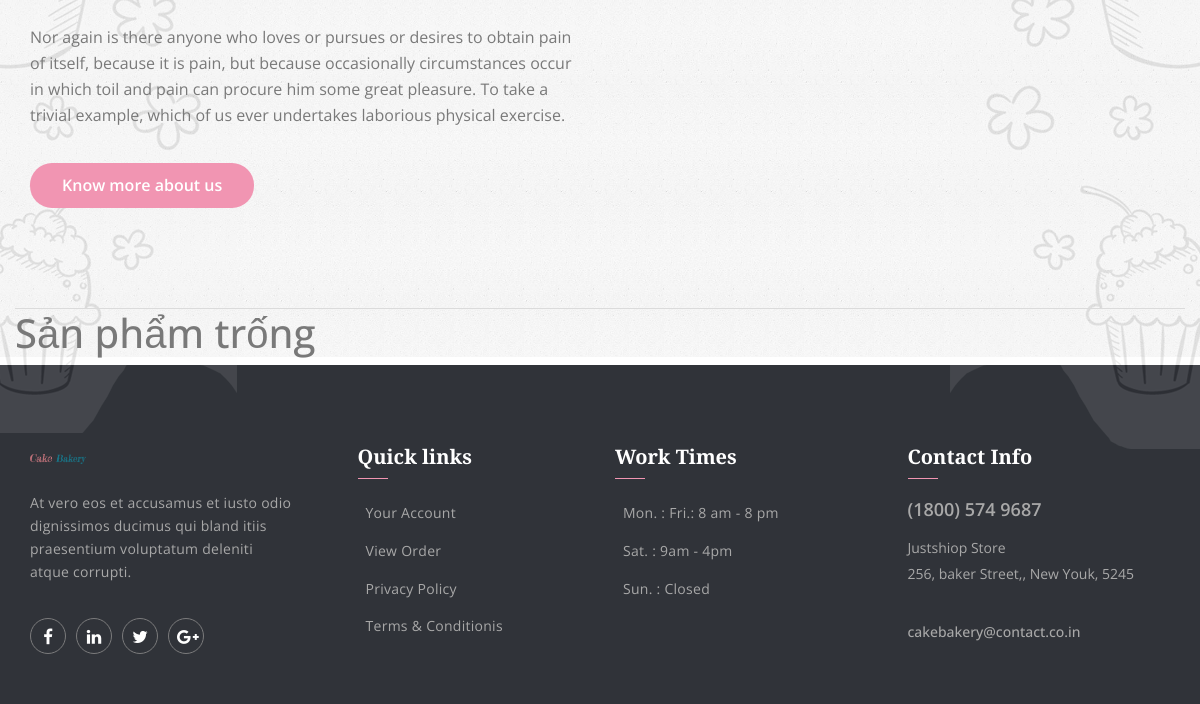
Before: / (lower part) with the older database file.
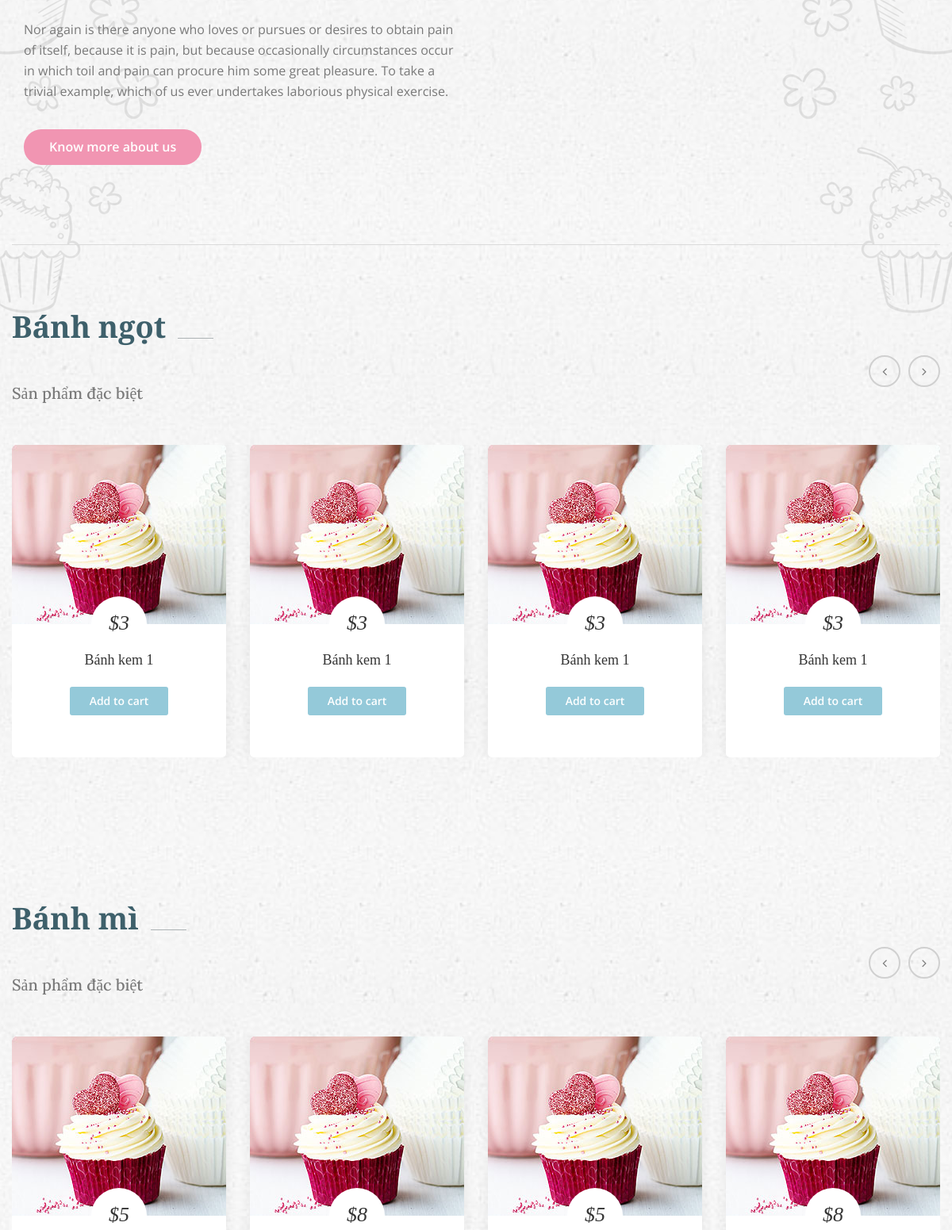
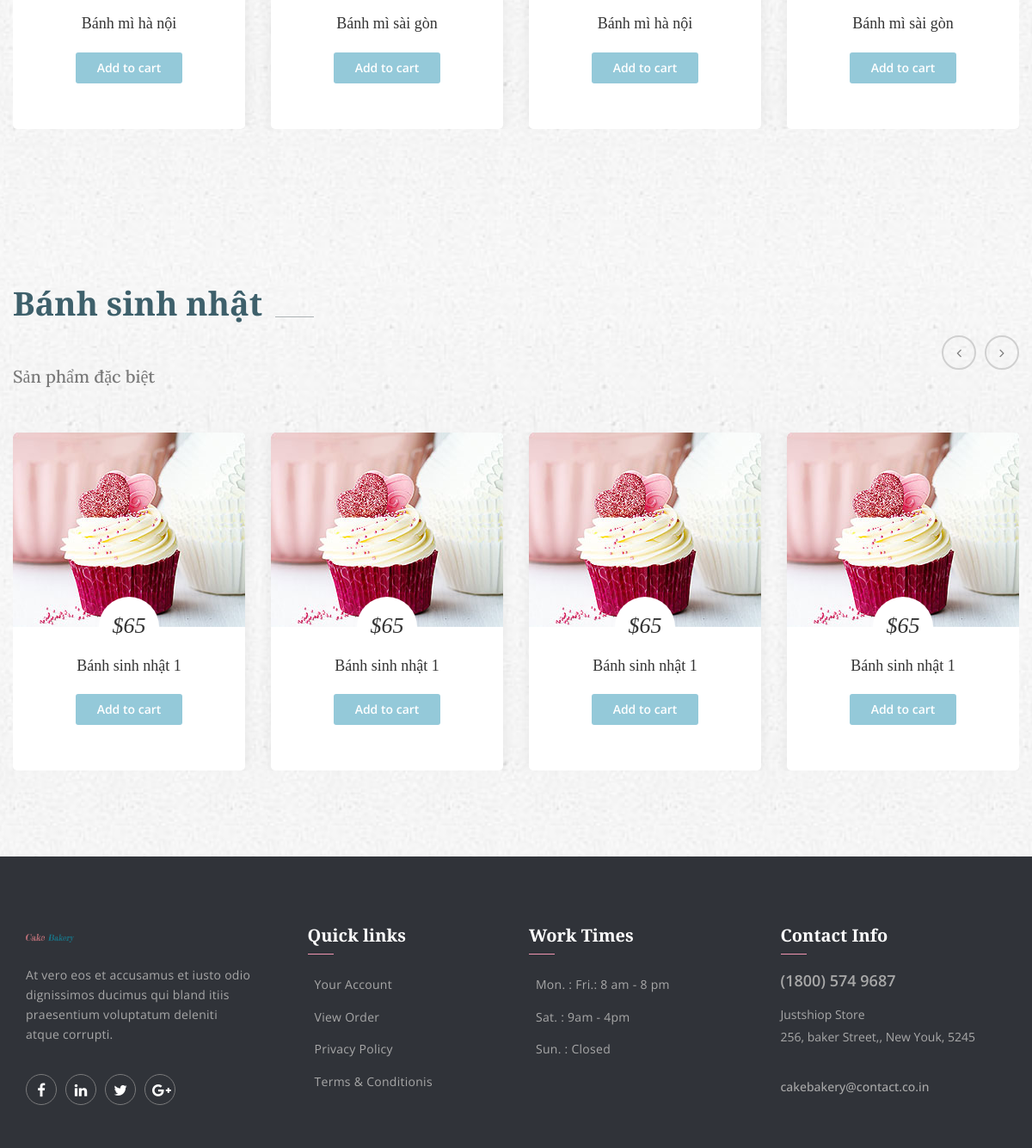
After: the same page with the newer database file (2 pictures, top to bottom).
### tables this page shows
CREATE TABLE `categories` (
  `id` int(11) NOT NULL,
  `name` varchar(255) NOT NULL
);

CREATE TABLE `products` (
  `id` int(10) UNSIGNED NOT NULL,
  `name` varchar(200) NOT NULL,
  `price` float NOT NULL,
  `image` varchar(255) NOT NULL,
  `category_id` int(11) NOT NULL,
  `created_at` timestamp NOT NULL DEFAULT current_timestamp(),
  `updated_at` timestamp NOT NULL DEFAULT current_timestamp(),
  `description` varchar(255) NOT NULL,
  `quantity` int(11) NOT NULL DEFAULT 1,
  `sold` int(11) NOT NULL DEFAULT 0
);

### controllers/BaseController.php (called while the page is built, shortened)
<?php
class BaseController
{
    protected function view($path, $data = [])
    {
        require(self::VIEW_FOLDER_NAME . '/' . str_replace('.', '/', $path) . '.php');
    }
}

### controllers/HomeController.php (called while the page is built, shortened)
<?php
class HomeController extends BaseController
{
    public function __construct()
    {
        $this->productModel = new ProductModel;
        $this->CategoryModel = new CategoryModel;
    }
    public function index()
    {
        $products = [];
        if($_GET['keysearch']) {
            $products = $this->productModel->getByKeyword($_GET['keysearch']);
        } else {
            $products = $this->productModel->getAll();
        }
        $categories = $this->CategoryModel->getAll();
        return $this->view('fontend.homes.index', [
            "products" => $products,
            "categories" => $categories,
        ]);
    }
}

### index.php (called while the page is built, shortened)
<?php
require './core/Database.php';
require './models/BaseModel.php';
require './controllers/BaseController.php';
$actionName = $_REQUEST['action'] ?? 'index';
$objectController = new $controllerName;
$objectController->$actionName();

### core/Database.php (called while the page is built, shortened)
<?php
class Database
{
    public function connect()
    {
        $connect = mysqli_connect(self::HOST, self::USERNAME, self::PASSWORD, self::DB_NAME);
        mysqli_set_charset($connect, 'utf8');
        if (mysqli_connect_errno() === 0) {
            return $connect;
        }
        return false;
    }
}

### models/BaseModel.php (called while the page is built, shortened)
<?php
class BaseModel extends Database
{
    protected $connect;
    public function __construct()
    {
        $this->connect = $this->connect();
    }
    public function findAll($table, $select = ["*"])
    {
        $select = implode(',', $select);
        $sql = "SELECT ${select} FROM ${table}";
        $data = $this->_query($sql);
        return  $data;
    }
    protected function _query($sql)
    {
        $result = $this->connect->query($sql);
        $data = [];
        if ($result->num_rows > 0) {
            while ($row = $result->fetch_assoc()) {
                array_push($data, $row);
            }
        }
        return [
            "data" => $data,
        ];
    }
}

### models/ProductModel.php (called while the page is built, shortened)
<?php
class ProductModel  extends BaseModel
{
    public function getAll($select = ["*"])
    {
        return $this->findAll(self::TABLE, $select);
    }
}

### models/CategoryModel.php (called while the page is built, shortened)
<?php
class CategoryModel extends BaseModel
{
    public function getAll($select = ["*"])
    {
        return $this->findAll(self::TABLE, $select);
    }
}

### views/fontend/homes/index.php (the view, shortened to what this page needs)
<?php include 'views/fontend/common/head.php' ?>
<body>
	<?php include 'views/fontend/common/header.php' ?>
	<section class="welcome_bakery_area">
		<div class="container">
			<div class="welcome_bakery_inner p_100">
				<div class="row">
					<div class="col-lg-6">
						<div class="main_title">
						</div>
						<div class="welcome_left_text">
							<p>Nor again is there anyone who loves or pursues or desires to obtain pain of itself, because it is pain, but because occasionally circumstances occur in which toil and pain can procure him some great pleasure. To take a trivial example, which of us ever undertakes laborious physical exercise.</p>
							<a class="pink_btn" href="#">Know more about us</a>
						</div>
					</div>
					<div class="col-lg-6">
					</div>
				</div>
			</div>
			<?php
			if (isset($listCategories) && count($products['data']) > 0) {
				foreach ($listCategories as &$category) {
					$listProducts = $products['data'];
					$listProductOfCategory = array_filter($listProducts, function ($product) use ($category) {
						return $product['category_id'] === $category['id'];
					});
					if (count($listProductOfCategory) > 0) { ?>
						<div class="cake_feature_inner">
							<div class="main_title">
								<h2><?= $category['name'] ?></h2>
								<h5>Sản phẩm đặc biệt</h5>
							</div>
							<div class="cake_feature_slider owl-carousel">
								<?php
								foreach ($listProductOfCategory as &$product) { ?>
									<div class="item">
										<div class="cake_feature_item">
											<div class="cake_img" onclick="redirectProductDetails(<?= $product['id'] ?>)">
												<img src=<?= "public/img/cake-feature/c-feature-1.jpg" ?> alt="">
											</div>
											<div class="cake_text">
												<h4><?= "$" .  $product['price']  ?></h4>
												<h3><?= $product['name'] ?></h3>
												<p onclick="addToCart(<?= $product['id'] ?>)" class="pest_btn" >Add to cart</p>
											</div>
										</div>
									</div>
								<?php } ?>
							</div>
						</div>
				<?php }
				}
			} else { ?>
				<h1>Sản phẩm trống</h1>
			<?php } ?>
		</div>
	</section>
	<?php require 'views/fontend/common/footer.php' ?>

### views/fontend/common/head.php (shortened to what this page needs)
<!DOCTYPE html>
<html lang="en">
<head>
    <link href="public/css/font-awesome.min.css" rel="stylesheet">
    <link href="public/vendors/linearicons/style.css" rel="stylesheet">
    <link href="public/vendors/flat-icon/flaticon.css" rel="stylesheet">
    <link href="public/css/bootstrap.min.css" rel="stylesheet">
    <link href="public/vendors/revolution/css/settings.css" rel="stylesheet">
    <link href="public/vendors/revolution/css/layers.css" rel="stylesheet">
    <link href="public/vendors/revolution/css/navigation.css" rel="stylesheet">
    <link href="public/vendors/animate-css/animate.css" rel="stylesheet">
    <link href="public/vendors/owl-carousel/owl.carousel.min.css" rel="stylesheet">
    <link href="public/vendors/magnifc-popup/magnific-popup.css" rel="stylesheet">
    <link href="public/css/style.css" rel="stylesheet">
    <link href="public/css/responsive.css" rel="stylesheet">
    <link href="public/css/mainstyle.css" rel="stylesheet">
</head>

### views/fontend/common/footer.php (shortened to what this page needs)
<footer class="footer_area">
  <div class="footer_widgets">
    <div class="container">
      <div class="row footer_wd_inner">
        <div class="col-lg-3 col-6">
          <aside class="f_widget f_about_widget">
            <img src="public/img/footer-logo.png" alt="">
            <p>At vero eos et accusamus et iusto odio dignissimos ducimus qui bland itiis praesentium voluptatum deleniti atque corrupti.</p>
            <ul class="nav">
              <li><a href="#"><i class="fa fa-facebook"></i></a></li>
              <li><a href="#"><i class="fa fa-linkedin"></i></a></li>
              <li><a href="#"><i class="fa fa-twitter"></i></a></li>
              <li><a href="#"><i class="fa fa-google-plus"></i></a></li>
            </ul>
          </aside>
        </div>
        <div class="col-lg-3 col-6">
          <aside class="f_widget f_link_widget">
            <div class="f_title">
              <h3>Quick links</h3>
            </div>
            <ul class="list_style">
              <li><a href="#">Your Account</a></li>
              <li><a href="#">View Order</a></li>
              <li><a href="#">Privacy Policy</a></li>
              <li><a href="#">Terms & Conditionis</a></li>
            </ul>
          </aside>
        </div>
        <div class="col-lg-3 col-6">
          <aside class="f_widget f_link_widget">
            <div class="f_title">
              <h3>Work Times</h3>
            </div>
            <ul class="list_style">
              <li><a href="#">Mon. : Fri.: 8 am - 8 pm</a></li>
              <li><a href="#">Sat. : 9am - 4pm</a></li>
              <li><a href="#">Sun. : Closed</a></li>
            </ul>
          </aside>
        </div>
        <div class="col-lg-3 col-6">
          <aside class="f_widget f_contact_widget">
            <div class="f_title">
              <h3>Contact Info</h3>
            </div>
            <h4>(1800) 574 9687</h4>
            <p>Justshiop Store <br />256, baker Street,, New Youk, 5245</p>
            <h5>cakebakery@contact.co.in</h5>
          </aside>
        </div>
      </div>
    </div>
  </div>
</footer>
</body>
</html>

### public/css/mainstyle.css (style rules this page uses)
.row { margin: 0; }
a { padding: 0 1vh; }
img { width: 3.5rem; }
h5 { margin-top: 4vh; }
a { color: black; }

Changed rows visible on the page:
added categories: name "Bánh ngọt"
now on this page (row edited): products: price "3", name "Bánh kem 1", shown under "Bánh ngọt"
added categories: name "Bánh mì"
now on this page (row edited): products: price "5", name "Bánh mì hà nội", shown under "Bánh mì"
now on this page (row edited): products: price "8", name "Bánh mì sài gòn", shown under "Bánh mì"
added categories: name "Bánh sinh nhật"
now on this page (row edited): products: price "65", name "Bánh sinh nhật 1", shown under "Bánh sinh nhật"
Other visible differences:
text no longer shown: "Sản phẩm trống"
